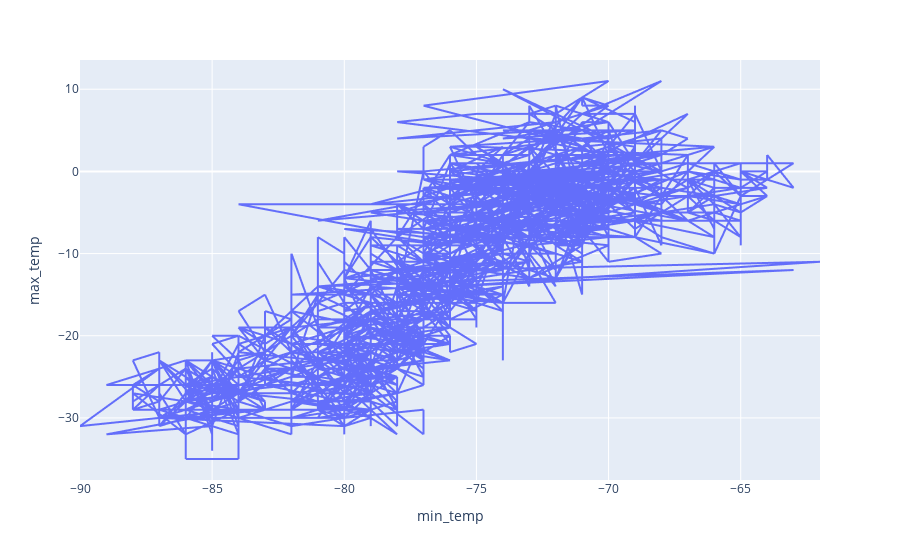

Write notebook code for a chart like this one.
### Code cell
# Plot a line chart the daily minimum temp
# note: you do not need to modify the dataframe
# use the original one you loaded at the beginning of the milestone.
px.line(df, x="min_temp", y="max_temp")

### Figure 1 — Plotly figure (JSON) as saved in the notebook; plotly's stock layout.template omitted (floating-point values rounded to 4 significant figures; data arrays with more than 128 entries replaced by an {"elided": "..."} marker saying what was removed)
{"data": [{"hovertemplate": "min_temp=%{x}<br>max_temp=%{y}<extra></extra>", "legendgroup": "", "line": {"color": "#636efa", "dash": "solid"}, "marker": {"symbol": "circle"}, "mode": "lines", "name": "", "showlegend": false, "type": "scattergl", "x": {"elided": "1894 int values"}, "xaxis": "x", "y": {"elided": "1894 int values"}, "yaxis": "y"}], "layout": {"autosize": true, "legend": {"tracegroupgap": 0}, "margin": {"t": 60}, "xaxis": {"anchor": "y", "autorange": true, "domain": [0, 1], "range": [-90, -62], "title": {"text": "min_temp"}, "type": "linear"}, "yaxis": {"anchor": "x", "autorange": true, "domain": [0, 1], "range": [-37.56, 13.56], "title": {"text": "max_temp"}, "type": "linear"}}}
